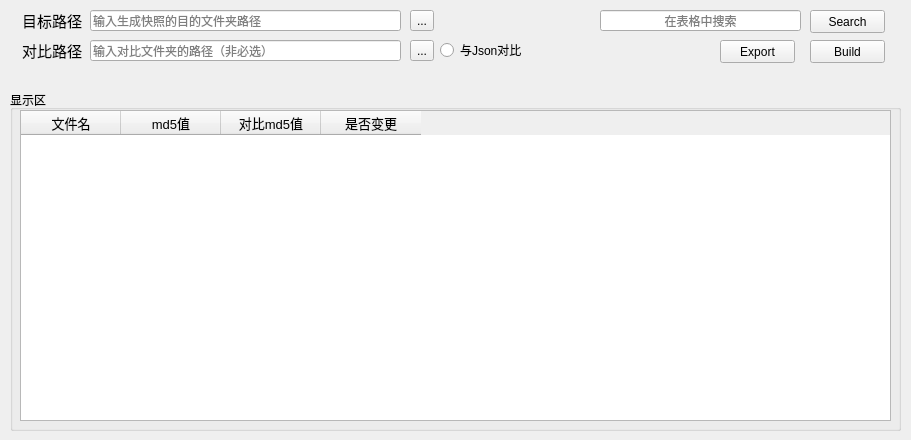
<?xml version="1.0" encoding="UTF-8"?>
<ui version="4.0">
 <class>FilesMD5Snapshot</class>
 <widget class="QWidget" name="FilesMD5Snapshot">
  <property name="geometry">
   <rect>
    <x>0</x>
    <y>0</y>
    <width>911</width>
    <height>440</height>
   </rect>
  </property>
  <property name="windowTitle">
   <string>Form</string>
  </property>
  <widget class="QLineEdit" name="lineEdit_targetPath">
   <property name="geometry">
    <rect>
     <x>90</x>
     <y>10</y>
     <width>311</width>
     <height>21</height>
    </rect>
   </property>
   <property name="placeholderText">
    <string>输入生成快照的目的文件夹路径</string>
   </property>
  </widget>
  <widget class="QPushButton" name="pushButton_export">
   <property name="geometry">
    <rect>
     <x>720</x>
     <y>40</y>
     <width>75</width>
     <height>23</height>
    </rect>
   </property>
   <property name="toolTip">
    <string>导出对比结果到json中</string>
   </property>
   <property name="statusTip">
    <string>导出对比结果到json中</string>
   </property>
   <property name="text">
    <string>Export</string>
   </property>
  </widget>
  <widget class="QLabel" name="label_buildTip_4">
   <property name="geometry">
    <rect>
     <x>22</x>
     <y>10</y>
     <width>61</width>
     <height>21</height>
    </rect>
   </property>
   <property name="font">
    <font>
     <family>微软雅黑</family>
     <pointsize>11</pointsize>
    </font>
   </property>
   <property name="styleSheet">
    <string notr="true"/>
   </property>
   <property name="text">
    <string>目标路径</string>
   </property>
  </widget>
  <widget class="QToolButton" name="toolButton_targetPath">
   <property name="geometry">
    <rect>
     <x>410</x>
     <y>10</y>
     <width>24</width>
     <height>21</height>
    </rect>
   </property>
   <property name="toolTip">
    <string>选择目标路径</string>
   </property>
   <property name="statusTip">
    <string>选择目标路径</string>
   </property>
   <property name="text">
    <string>...</string>
   </property>
  </widget>
  <widget class="QLabel" name="label_buildTip_5">
   <property name="geometry">
    <rect>
     <x>22</x>
     <y>40</y>
     <width>61</width>
     <height>21</height>
    </rect>
   </property>
   <property name="font">
    <font>
     <pointsize>11</pointsize>
    </font>
   </property>
   <property name="styleSheet">
    <string notr="true"/>
   </property>
   <property name="text">
    <string>对比路径</string>
   </property>
  </widget>
  <widget class="QLineEdit" name="lineEdit_compared">
   <property name="geometry">
    <rect>
     <x>90</x>
     <y>40</y>
     <width>311</width>
     <height>21</height>
    </rect>
   </property>
   <property name="placeholderText">
    <string>输入对比文件夹的路径（非必选）</string>
   </property>
  </widget>
  <widget class="QToolButton" name="toolButton_compared">
   <property name="geometry">
    <rect>
     <x>410</x>
     <y>40</y>
     <width>24</width>
     <height>21</height>
    </rect>
   </property>
   <property name="toolTip">
    <string>选择对比路径</string>
   </property>
   <property name="statusTip">
    <string>选择对比路径</string>
   </property>
   <property name="text">
    <string>...</string>
   </property>
  </widget>
  <widget class="QLineEdit" name="lineEdit_search">
   <property name="geometry">
    <rect>
     <x>600</x>
     <y>10</y>
     <width>201</width>
     <height>21</height>
    </rect>
   </property>
   <property name="alignment">
    <set>Qt::AlignmentFlag::AlignCenter</set>
   </property>
   <property name="placeholderText">
    <string>在表格中搜索</string>
   </property>
  </widget>
  <widget class="QPushButton" name="pushButton_search">
   <property name="geometry">
    <rect>
     <x>810</x>
     <y>10</y>
     <width>75</width>
     <height>23</height>
    </rect>
   </property>
   <property name="toolTip">
    <string/>
   </property>
   <property name="text">
    <string>Search</string>
   </property>
  </widget>
  <widget class="QRadioButton" name="radioButton_withJson">
   <property name="geometry">
    <rect>
     <x>440</x>
     <y>40</y>
     <width>131</width>
     <height>20</height>
    </rect>
   </property>
   <property name="toolTip">
    <string>是否需要与json文件进行比对，而非某个文件路径</string>
   </property>
   <property name="statusTip">
    <string>是否需要与json文件进行比对，而非某个文件路径</string>
   </property>
   <property name="text">
    <string>与Json对比</string>
   </property>
  </widget>
  <widget class="QPushButton" name="pushButton_build">
   <property name="geometry">
    <rect>
     <x>810</x>
     <y>40</y>
     <width>75</width>
     <height>23</height>
    </rect>
   </property>
   <property name="toolTip">
    <string>导出目标路径中差异化的文件到输出路径</string>
   </property>
   <property name="statusTip">
    <string>导出目标路径中差异化的文件到输出路径</string>
   </property>
   <property name="text">
    <string>Build</string>
   </property>
  </widget>
  <widget class="QGroupBox" name="groupBox">
   <property name="geometry">
    <rect>
     <x>10</x>
     <y>90</y>
     <width>891</width>
     <height>341</height>
    </rect>
   </property>
   <property name="title">
    <string>显示区</string>
   </property>
   <widget class="QTableWidget" name="tableWidget_info">
    <property name="geometry">
     <rect>
      <x>10</x>
      <y>20</y>
      <width>871</width>
      <height>311</height>
     </rect>
    </property>
    <property name="font">
     <font>
      <pointsize>10</pointsize>
     </font>
    </property>
    <property name="toolTip">
     <string>点击表头可以按页签进行排序</string>
    </property>
    <property name="statusTip">
     <string>点击表头可以按页签进行排序</string>
    </property>
    <column>
     <property name="text">
      <string>文件名</string>
     </property>
    </column>
    <column>
     <property name="text">
      <string>md5值</string>
     </property>
    </column>
    <column>
     <property name="text">
      <string>对比md5值</string>
     </property>
    </column>
    <column>
     <property name="text">
      <string>是否变更</string>
     </property>
    </column>
   </widget>
  </widget>
  <zorder>lineEdit_compared</zorder>
  <zorder>pushButton_export</zorder>
  <zorder>label_buildTip_4</zorder>
  <zorder>toolButton_targetPath</zorder>
  <zorder>label_buildTip_5</zorder>
  <zorder>toolButton_compared</zorder>
  <zorder>lineEdit_targetPath</zorder>
  <zorder>lineEdit_search</zorder>
  <zorder>pushButton_search</zorder>
  <zorder>radioButton_withJson</zorder>
  <zorder>pushButton_build</zorder>
  <zorder>groupBox</zorder>
 </widget>
 <resources/>
 <connections/>
</ui>
